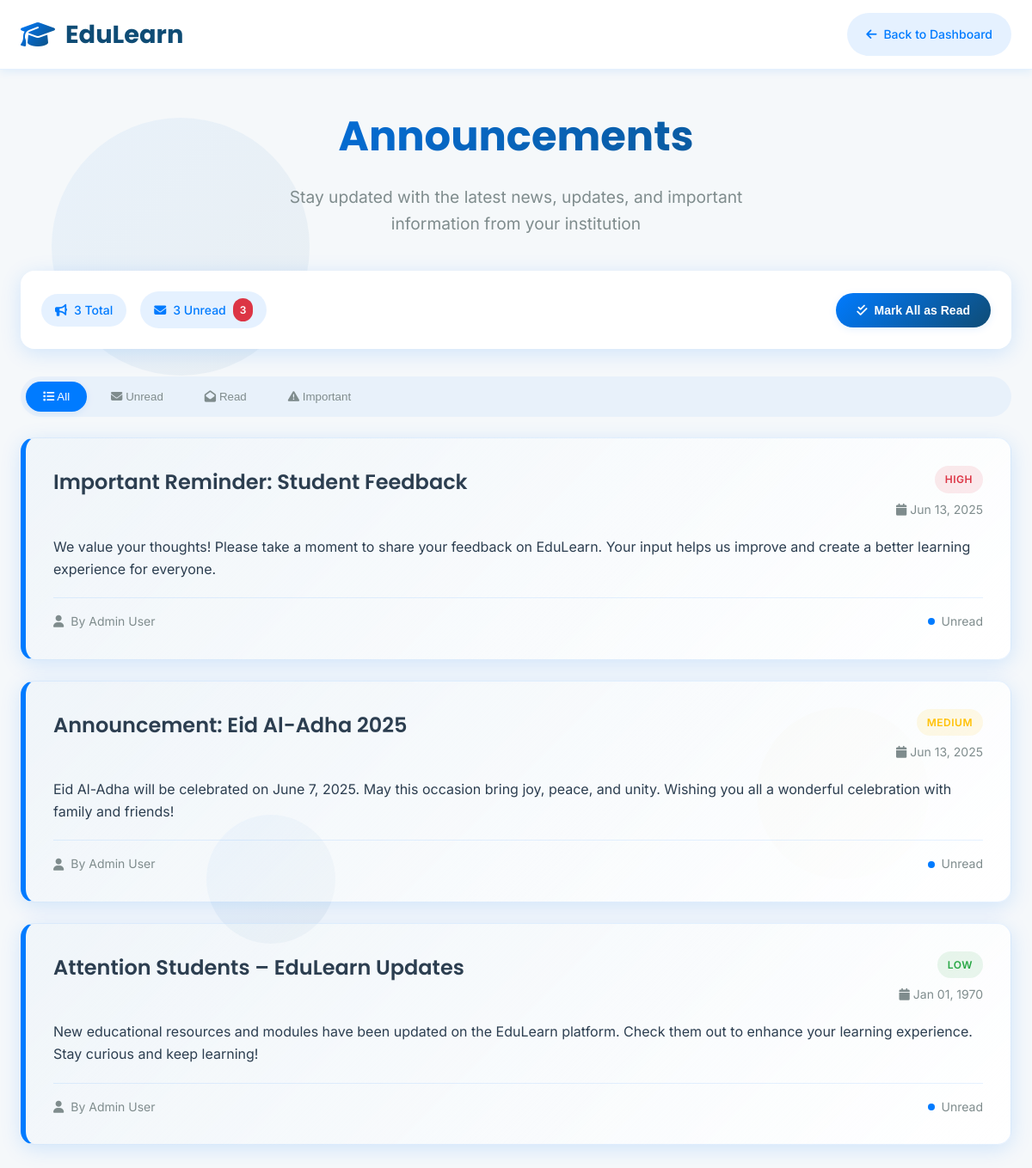
/student/announcements_student.php (signed in), run on the app's committed database.
### tables this page shows
CREATE TABLE `announcements` (
  `id` int(11) NOT NULL,
  `title` varchar(255) NOT NULL,
  `content` text NOT NULL,
  `status` enum('draft','published','expired') NOT NULL DEFAULT 'draft',
  `author_id` int(11) NOT NULL,
  `importance` enum('low','medium','high') NOT NULL DEFAULT 'medium',
  `published_at` datetime DEFAULT NULL,
  `expiry_date` datetime DEFAULT NULL COMMENT 'Date when the announcement will be automatically archived',
  `deleted_at` datetime DEFAULT NULL,
  `created_at` datetime NOT NULL,
  `updated_at` datetime NOT NULL
);

CREATE TABLE `users` (
  `id` int(11) NOT NULL,
  `fullname` varchar(255) NOT NULL,
  `username` varchar(100) NOT NULL,
  `email` varchar(255) NOT NULL,
  `password` varchar(255) NOT NULL,
  `user_role` enum('admin','student') NOT NULL DEFAULT 'student',
  `cohort` varchar(50) DEFAULT NULL,
  `status` enum('active','inactive') NOT NULL DEFAULT 'active',
  `phone` varchar(20) DEFAULT NULL,
  `profile_image` varchar(255) DEFAULT NULL,
  `bio` text DEFAULT NULL,
  `last_login` datetime DEFAULT NULL,
  `password_changed_at` datetime DEFAULT NULL,
  `deleted_at` datetime DEFAULT NULL,
  `created_at` datetime NOT NULL,
  `updated_at` datetime NOT NULL
);

### student/announcements_student.php (the view, shortened to what this page needs)
<?php
include('../config/connectiondb.php');
$sql = "SELECT a.*, u.fullname as author_name
        FROM announcements a
        LEFT JOIN users u ON a.author_id = u.id
        WHERE a.status = 'published'
        AND (a.expiry_date IS NULL OR a.expiry_date > NOW())
        AND a.deleted_at IS NULL
        ORDER BY a.importance DESC, a.published_at DESC";
$stmt = $conn->prepare($sql);
$stmt->execute();
$announcements = $stmt->fetchAll(PDO::FETCH_ASSOC);
$viewed_announcements = [];
?>
<!DOCTYPE html>
<html lang="en">
<head>
  <link href="https://cdnjs.cloudflare.com/ajax/libs/font-awesome/6.4.0/css/all.min.css" rel="stylesheet">
</head>
<body>
  <div class="animated-background">
    <div class="floating-shape shape-1"></div>
    <div class="floating-shape shape-2"></div>
    <div class="floating-shape shape-3"></div>
  </div>
  <header class="header">
    <div class="container">
      <div class="header-content">
        <a href="#" class="logo">
          <i class="fas fa-graduation-cap"></i>
          EduLearn
        </a>
        <a href="student_dashboard.php" class="back-btn">
          <i class="fas fa-arrow-left"></i>
          Back to Dashboard
        </a>
      </div>
    </div>
  </header>
  <main class="main-content">
    <div class="container">
      <div class="page-header">
        <h1 class="page-title">Announcements</h1>
        <p class="page-subtitle">Stay updated with the latest news, updates, and important information from your institution</p>
      </div>
      <div class="announcements-toolbar">
        <div class="toolbar-left">
          <div class="stats-badge">
            <i class="fas fa-bullhorn"></i>
            <span id="totalCount"><?php echo count($announcements); ?> Total</span>
          </div>
          <div class="stats-badge">
            <i class="fas fa-envelope"></i>
            <span id="unreadCount">
              <?php
              $unread = 0;
              foreach ($announcements as $announcement) {
                if (!in_array($announcement['id'], $viewed_announcements)) {
                  $unread++;
                }
              }
              ?> Unread
            </span>
            <?php if ($unread > 0): ?>
            <span class="unread-count"><?php echo $unread; ?></span>
            <?php endif; ?>
          </div>
        </div>
        <button class="btn-primary" onclick="markAllAsRead()">
          <i class="fas fa-check-double"></i>
          Mark All as Read
        </button>
      </div>
      <div class="filter-tabs">
        <button class="filter-tab active" data-filter="all">
          <i class="fas fa-list"></i> All
        </button>
        <button class="filter-tab" data-filter="unread">
          <i class="fas fa-envelope"></i> Unread
        </button>
        <button class="filter-tab" data-filter="read">
          <i class="fas fa-envelope-open"></i> Read
        </button>
        <button class="filter-tab" data-filter="important">
          <i class="fas fa-exclamation-triangle"></i> Important
        </button>
      </div>
      <div class="announcements-list" id="announcementsList">
        <?php if (empty($announcements)): ?>
        <div class="empty-state">
          <i class="fas fa-bullhorn"></i>
          <h3>No announcements yet</h3>
          <p>Check back later for updates and important information</p>
        </div>
        <?php else: ?>
        <?php foreach ($announcements as $announcement): ?>
        <div class="announcement-card <?php echo in_array($announcement['id'], $viewed_announcements) ? 'read' : 'unread'; ?>"
             data-id="<?php echo $announcement['id']; ?>"
             data-importance="<?php echo $announcement['importance']; ?>"
             onclick="markAsRead(<?php echo $announcement['id']; ?>)">
          <div class="announcement-header">
            <div>
              <h2 class="announcement-title"><?php echo htmlspecialchars($announcement['title']); ?></h2>
            </div>
            <div class="announcement-meta">
              <span class="importance-badge <?php echo $announcement['importance']; ?>">
                <?php echo ucfirst($announcement['importance']); ?>
              </span>
              <div class="announcement-date">
                <i class="fas fa-calendar"></i>
                <?php echo date('M d, Y', strtotime($announcement['published_at'])); ?>
              </div>
            </div>
          </div>
          <div class="announcement-content preview" id="content-<?php echo $announcement['id']; ?>">
            <?php echo nl2br(htmlspecialchars($announcement['content'])); ?>
          </div>
          <div class="announcement-footer">
            <div class="announcement-author">
              <i class="fas fa-user"></i>
              By <?php echo htmlspecialchars($announcement['author_name'] ?? 'Administrator'); ?>
            </div>
            <div class="read-status">
              <?php if (in_array($announcement['id'], $viewed_announcements)): ?>
              <div class="read-indicator"></div>
              <span>Read</span>
              <?php else: ?>
              <div class="unread-indicator"></div>
              <span>Unread</span>
              <?php endif; ?>
            </div>
          </div>
        </div>
        <?php endforeach; ?>
        <?php endif; ?>
      </div>
    </div>
  </main>
</body>
</html>

### data on the page
announcements: title "Important Reminder: Student Feedback", importance "HIGH", published_at "Jun 13, 2025", content "We value your thoughts! Please take a moment to share your feedback on EduLearn. Your input helps us improve and create a better learning experience for everyone.", author.fullname "Admin User", shows "Unread"
announcements: title "Announcement: Eid Al-Adha 2025", importance "MEDIUM", published_at "Jun 13, 2025", content "Eid Al-Adha will be celebrated on June 7, 2025. May this occasion bring joy, peace, and unity. Wishing you all a wonderful celebration with family and friends!", author.fullname "Admin User", shows "Unread"
announcements: title "Attention Students – EduLearn Updates", importance "LOW", published_at "Jan 01, 1970", content "New educational resources and modules have been updated on the EduLearn platform. Check them out to enhance your learning experience. Stay curious and keep learning!", author.fullname "Admin User", shows "Unread"

### other printed values
$unread "3"
